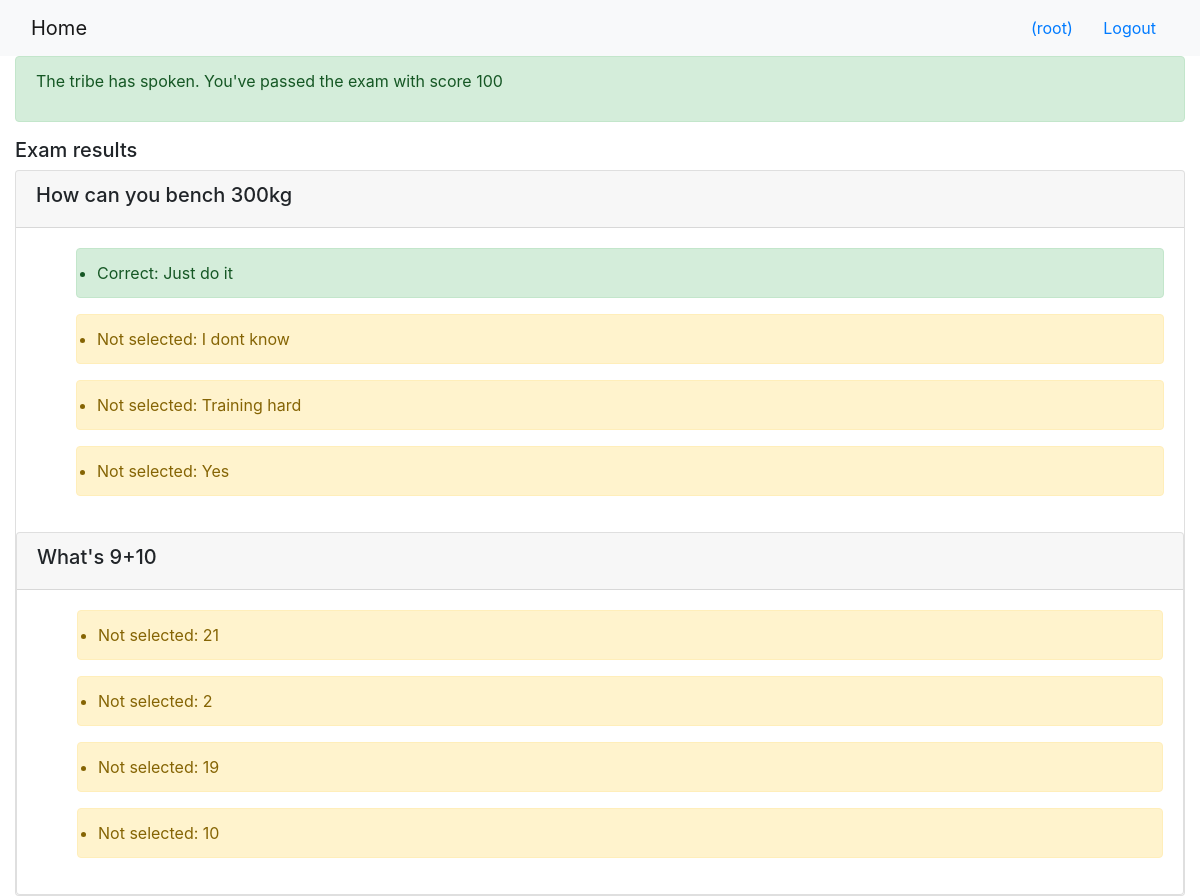
The page /onlinecourse/course/1/submission/1/result/ (signed in) on the database its author committed.
### onlinecourse/models.py (models this page shows, shortened)
class Question(models.Model):
    courses = models.ManyToManyField(Course)
    lesson = models.ForeignKey(Lesson, on_delete=models.CASCADE)
    qtext = models.CharField(null=False, max_length=200)
    qvalue = models.IntegerField(null=False)

class Choice(models.Model):
 questionid = models.ForeignKey(Question, on_delete=models.CASCADE, default=0)
 ctext = models.CharField(null=False, max_length=50)
 iscorrect = models.BooleanField(default=False)

### onlinecourse/views.py (the view)
# urls.py: path('course/<int:course_id>/submission/<int:submission_id>/result/',views.show_exam_result, name ='show_exam_result'),
def show_exam_result(request, course_id, submission_id):
    context = {}
    course = get_object_or_404(Course,pk=course_id)
    lesson = Lesson.objects.get(pk=course.id)
    submission = get_object_or_404(Submission,pk=submission_id)
    submitted_choices = submission.choices.all()
    score = 0
    context['corrcho'] = []
    context['selnotcorr'] = []
    for x in submitted_choices:
        choice = Choice.objects.get(pk=x.id)
        if choice.iscorrect == True:
            context['corrcho'].append(choice.id)
            qid = choice.questionid_id
            questiono = Question.objects.get(pk=qid)
            score += questiono.qvalue
        else:
            context['selnotcorr'].append(choice.id)
    context['score'] = score
    context['lesson'] = lesson
    context['course'] = course
    return render(request, 'onlinecourse/exam_result_bootstrap.html', context)

### onlinecourse/templates/onlinecourse/exam_result_bootstrap.html (shortened to what this page needs)
<!DOCTYPE html>
<html lang="en">
<head>
    {% load static %}
    <link rel="stylesheet" href="https://maxcdn.bootstrapcdn.com/bootstrap/4.5.2/css/bootstrap.min.css">
</head>
<body>
 <nav class="navbar navbar-light bg-light">
    <div class="container-fluid">
        <div class="navbar-header">
              <a class="navbar-brand" href="{% url 'onlinecourse:index' %}">Home</a>
        </div>
        <ul class="nav navbar-nav navbar-right">
            {% if user.is_authenticated %}
            <li>
                <a class="btn btn-link" href="#">{{ user.first_name }}({{ user.username }})</a>
                <a class="btn btn-link" href="{% url 'onlinecourse:logout' %}">Logout</a>
            </li>
            {% endif %}
        </ul>
    </div>
</nav>
<div class="container-fluid">
    {% if score > 60 %}
    <div class="alert alert-success">
       <p>The tribe has spoken. You've passed the exam with score {{score}}</p>
    </div>
    {% else %}
        <div class="alert alert-danger">
            <p>The tribe has spoken. You've failed the exam with score {{score}} </p>
        </div>
        <a class="btn btn-link text-danger" href="{% url 'onlinecourse:course_details' course.id %}">Re-test</a>
    {% endif %}
        <div class="card-columns-vertical">
        <h5>Exam results</h5>
            {%for question in lesson.question_set.all%}
            <div class="card">
                <div class="card-header"><h5>{{question.qtext}}</h5></div>
                    <div class="card-body">
                        <ul>
                {%for choice in question.choice_set.all%}
                    {%if choice.id in corrcho%}
                            <div class="alert alert-success">
                                <li>Correct: {{choice.ctext}}</li>
                            </div>
                    {%elif choice.id in selnotcorr%}
                            <div class="alert alert-danger">
                                <li>Incorrect: {{choice.ctext}}</li>
                            </div>
                    {%else%}
                            <div class="alert alert-warning">
                                <li>Not selected: {{choice.ctext}}</li>
                            </div>
                    {% endif %}
                {% endfor %}
                        </ul>
                    </div>
            {% endfor %}
        </div>
    </div>
</body>
</html>

### rows shown on the page
Question: qtext "How can you bench 300kg"
Choice: ctext "Just do it"
Choice: ctext "I dont know"
Choice: ctext "Training hard"
Choice: ctext "Yes"
Question: qtext "What's 9+10"
Choice: ctext "21"
Choice: ctext "2"
Choice: ctext "19"
Choice: ctext "10"

### other values the page prints
{{ user.username }} "root"
{{ score }} "100"
